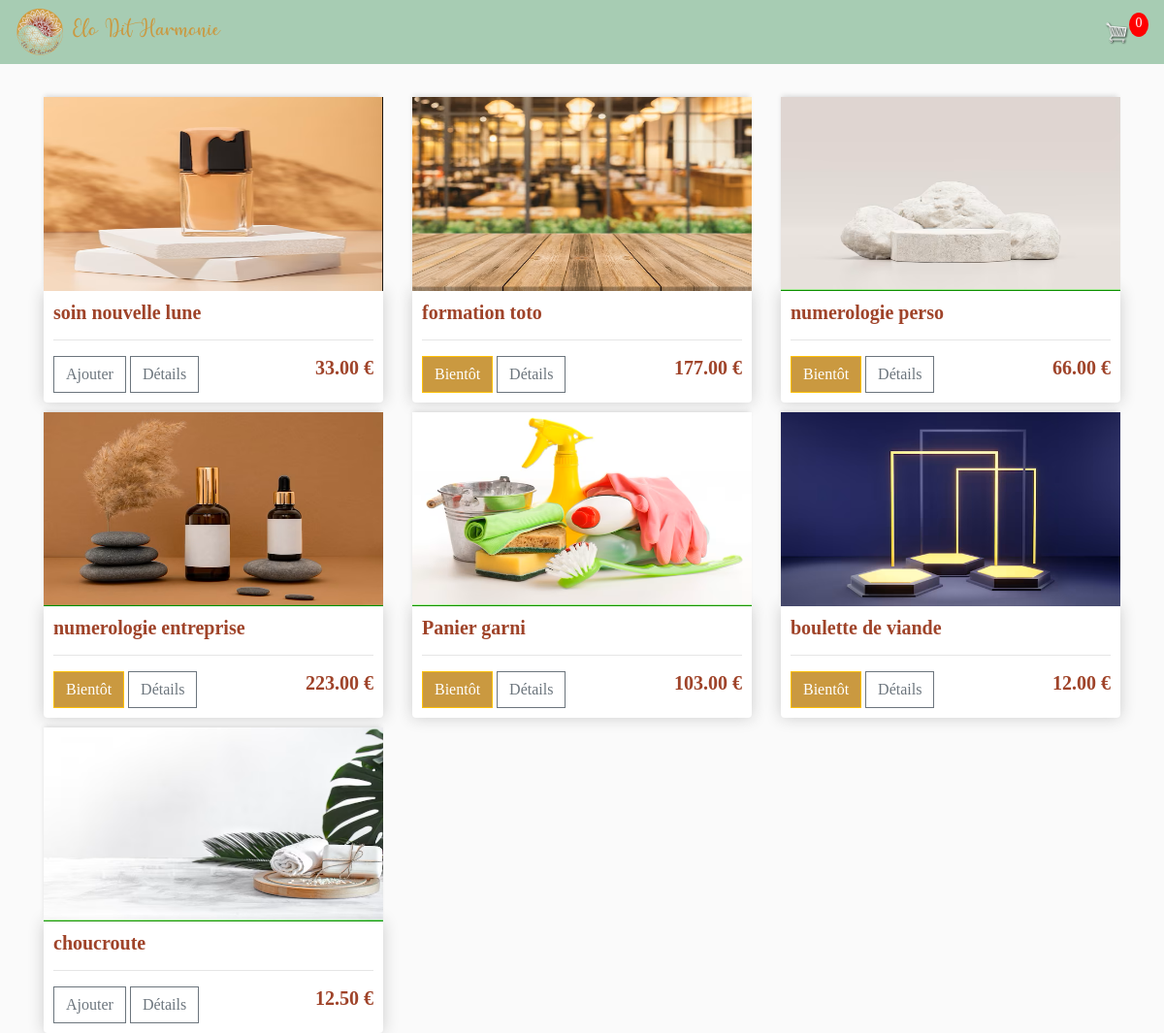
The page / on the database its author committed.
### exampleApp/models.py (models this page shows, shortened)
class Product(models.Model):
    name = models.CharField(max_length=200,null=True)
    price = models.DecimalField(max_digits=7, decimal_places=2)
    digital = models.BooleanField(default=False, null=True, blank=True)
    available = models.BooleanField(default=False, null=True, blank=True)
    description = models.TextField(default="Pas d'informations",null=True, blank=True)
    image = models.ImageField(null=True, blank=True)
    @property
    def imageURL(self):
        try:
            url = self.image.url
        except:
            url = ''
        return url

### exampleApp/views.py (the view)
# urls.py: path('', views.store, name="store"),
def store(request):
     data = cartData(request)
     cartItems = data['cartItems']
     products = Product.objects.all()
     context = {'products':products, 'cartItems':cartItems}
     return render(request, 'exampleapp/store.html', context)

### exampleApp/utils.py (called while the page is built, shortened)
def cookieCart(request):
    try:
        cart = json.loads(request.COOKIES['cart'])
    except:
        cart = {}
    print('Cart :', cart)
    items = []
    order = {'get_cart_total':0, 'get_cart_items':0,'shipping':False}
    cartItems = order['get_cart_items']
    return {'items':items, 'order':order, 'cartItems':cartItems}

def cartData(request):
    if request.user.is_authenticated:
        customer = request.user.customer
        order, created = Order.objects.get_or_create(customer=customer, complete=False)
        items = order.orderitem_set.all()
        cartItems = order.get_cart_items
    else:
        cookieData = cookieCart(request)
        cartItems = cookieData['cartItems']
        order = cookieData['order']
        items = cookieData['items']
    return {'items':items, 'order':order, 'cartItems':cartItems}

### exampleApp/templates/exampleApp/store.html (shortened to what this page needs)
{% extends 'exampleapp/main.html' %}
{% load static %}
{% block content %}
<div class="row">
     {% for product in products %}
     <div class="col-lg-4">
          <img class="thumbnail" src="{{product.imageURL}}">
          <div class="box-element product">
               <h5><strong>{{product.name}}</strong></h5>
               <hr>
               {% if product.available %}
               <button data-product="{{product.id}}" data-action="add" class="btn btn-outline-secondary add-btn update-cart">Ajouter</button>
               {% else %}
               <a class="btn btn-warning couleur-or">Bientôt</a>
               {% endif %}
               <button data-productname="{{product.name}}" data-productdescr="{{product.description}}" class="btn btn-outline-secondary more-details">Détails</button>
               <h5 style="float: right"><strong>{{product.price|floatformat:2}} €</strong></h5>
          </div>
     </div>
     {% endfor %}
</div>
{% endblock content %}

### exampleApp/templates/exampleApp/main.html (shortened to what this page needs)
<!DOCTYPE html>
{% load static %}
<html>
    <head>
        <link rel="stylesheet" href="https://stackpath.bootstrapcdn.com/bootstrap/4.4.1/css/bootstrap.min.css">
        <link rel="stylesheet" type="text/css" href="{% static 'css/main.css' %}">
     </head>
     <body>
        <nav class="navbar navbar-expand-lg navbar-dark bg-dark">
                <img  id="logo" src="{% static 'images/logo_reduit.png' %}" style="width:50px;height:50px;">
                <a class="ml-2 navbar-brand" href="{% url 'store' %}">Elo Dit Harmonie</a>
                <div class="form-inline ml-auto my-2 my-lg-0">
                        <a href="{% url 'cart' %}">
                                <img  id="cart-icon" src="{% static 'images/6+cart.png' %}">
                        </a>
                        <p id="cart-total">{{cartItems}}</p>
                </div>
        </nav>
        <div class="container">
                <br>
                {% block content %}
                {% endblock content %}
        </div>
     </body>
</html>

### static/CSS/main.css (style rules this page uses)
body { background-color: hsl(0, 0%, 98%); color: #9f4329; font-family: 'garamont'; }
.box-element { box-shadow:hsl(0, 0%, 80%) 0 0 16px; background-color: #fff; border-radius: 4px; padding: 10px; }
.thumbnail { width: 100%; height: 200px; -webkit-box-shadow: -1px -3px 5px -2px rgba(214,214,214,1); -moz-box-shadow: -1px -3px 5px -2px rgba(214,214,214,1); box-shadow: -1px -3px 5px -2px rgba(214,214,214,1); }
.product { border-radius: 0 0 4px 4px; }
.bg-dark { background-color: #A7CCB3!important; }
.navbar-brand { color: #CA9940!important; font-family: 'hello'; font-size: x-large; }
.couleur-or { background-color: #CA9940!important; color: #ffffff!important; }
#cart-icon { width:25px; display: inline-block; margin-left: 15px; }
#cart-total { display: block; text-align: center; color:#fff; background-color: red; width: 20px; height: 25px; border-radius: 50%; font-size: 14px; }
.col-lg-4, .col-lg-6, .col-lg-8, .col-lg-12 { margin-top: 10px; }
.btn { border-radius: 0; }

### rows shown on the page
Product: imageURL (picture), name "soin nouvelle lune", price "33.00"
Product: imageURL (picture), name "formation toto", available "Bientôt", price "177.00"
Product: imageURL (picture), name "numerologie perso", available "Bientôt", price "66.00"
Product: imageURL (picture), name "numerologie entreprise", available "Bientôt", price "223.00"
Product: imageURL (picture), name "Panier garni", available "Bientôt", price "103.00"
Product: imageURL (picture), name "boulette de viande", available "Bientôt", price "12.00"
Product: imageURL (picture), name "choucroute", price "12.50"

### other values the page prints
{{ cartItems }} "0"
